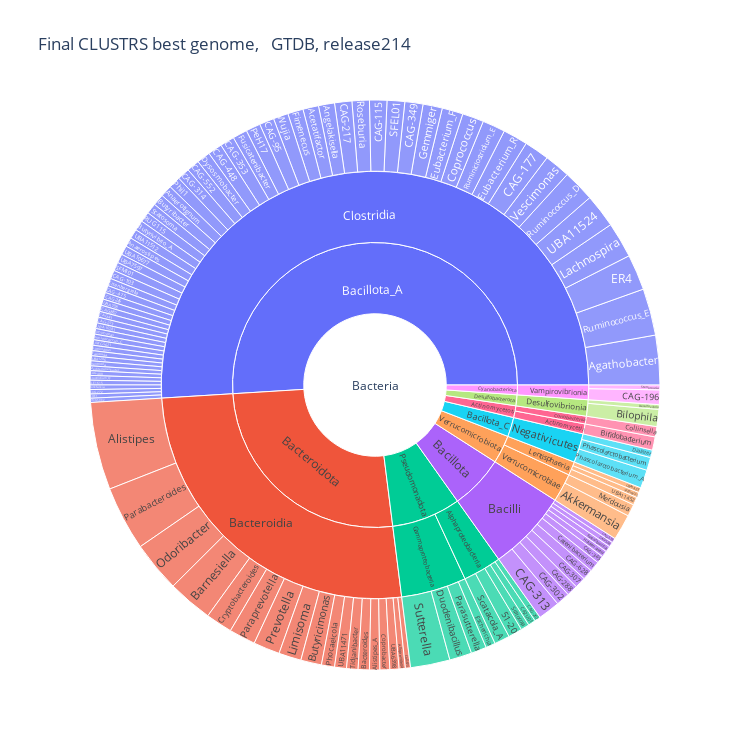

This figure's notebook cell:
### Code cell
bst1 = bst[bst['number_of_bins_per_cluster'] > 100]

fig = px.sunburst(
    bst1,
    path=['domain','phylum','class', 'genus'],
    values='number_of_bins_per_cluster',
    title="Final CLUSTRS best genome, \n GTDB, release214",
    width=750, 
    height=750
)

fig.write_html("taxa_results/Final_CLUSTRS_best_Phy1.html")
fig.show()

### Figure 1 — Plotly figure (JSON) as saved in the notebook; plotly's stock layout.template omitted (floating-point values rounded to 4 significant figures; data arrays with more than 128 entries replaced by an {"elided": "..."} marker saying what was removed)
{"data": [{"branchvalues": "total", "domain": {"x": [0, 1], "y": [0, 1]}, "hovertemplate": "labels=%{label}<br>number_of_bins_per_cluster=%{value}<br>parent=%{parent}<br>id=%{id}<extra></extra>", "ids": {"elided": "139 str values"}, "labels": {"elided": "139 str values"}, "name": "", "parents": {"elided": "139 str values"}, "type": "sunburst", "values": {"elided": "139 int values"}}], "layout": {"height": 750, "legend": {"tracegroupgap": 0}, "title": {"text": "Final CLUSTRS best genome, \n GTDB, release214"}, "width": 750}}
